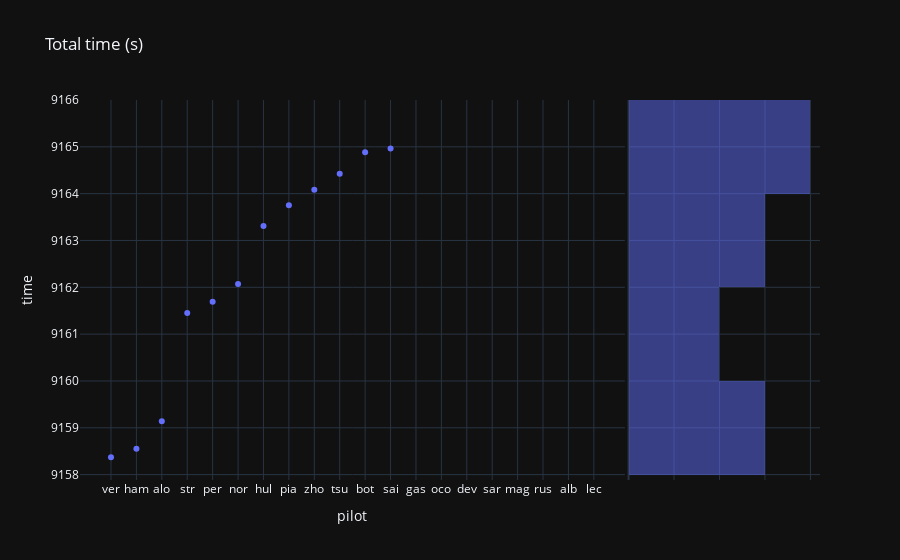

The notebook cell saved with this chart:
### Code cell
px.scatter(last_gp, x="pilot", y="time", title="Total time (s)", marginal_y="histogram", template="plotly_dark")
# no data displayed if the pilot didn't finish or had one lap of delay

### Figure 1 — Plotly figure (JSON) as saved in the notebook; plotly's stock layout.template omitted (floating-point values rounded to 4 significant figures)
{"data": [{"hovertemplate": "pilot=%{x}<br>time=%{y}<extra></extra>", "legendgroup": "", "marker": {"color": "#636efa", "symbol": "circle"}, "mode": "markers", "name": "", "orientation": "v", "showlegend": false, "type": "scatter", "x": ["ver", "ham", "alo", "str", "per", "nor", "hul", "pia", "zho", "tsu", "bot", "sai", "gas", "oco", "dev", "sar", "mag", "rus", "alb", "lec"], "xaxis": "x", "y": [9158.0, 9159.0, 9159.0, 9161.0, 9162.0, 9162.0, 9163.0, 9164.0, 9164.0, 9164.0, 9165.0, 9165.0, null, null, null, null, null, null, null, null], "yaxis": "y"}, {"alignmentgroup": "True", "bingroup": "y", "hovertemplate": "time=%{y}<br>count=%{x}<extra></extra>", "legendgroup": "", "marker": {"color": "#636efa"}, "name": "", "offsetgroup": "", "opacity": 0.5, "showlegend": false, "type": "histogram", "xaxis": "x2", "y": [9158.0, 9159.0, 9159.0, 9161.0, 9162.0, 9162.0, 9163.0, 9164.0, 9164.0, 9164.0, 9165.0, 9165.0, null, null, null, null, null, null, null, null], "yaxis": "y2"}], "layout": {"barmode": "overlay", "legend": {"tracegroupgap": 0}, "title": {"text": "Total time (s)"}, "xaxis": {"anchor": "y", "domain": [0, 0.7363], "title": {"text": "pilot"}}, "xaxis2": {"anchor": "y2", "domain": [0.7413, 1], "matches": "x2", "showgrid": true, "showline": false, "showticklabels": false, "ticks": ""}, "yaxis": {"anchor": "x", "domain": [0, 1], "title": {"text": "time"}}, "yaxis2": {"anchor": "x2", "domain": [0, 1], "matches": "y", "showgrid": true, "showticklabels": false}}}
